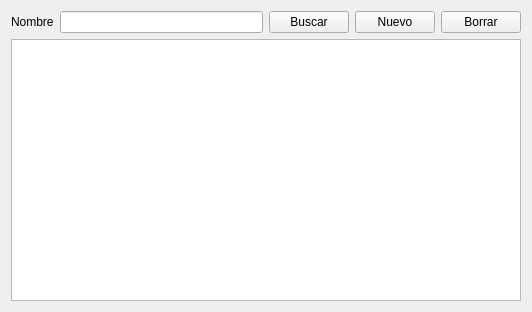
<?xml version="1.0" encoding="UTF-8"?>
<ui version="4.0">
 <class>Form</class>
 <widget class="QWidget" name="Form">
  <property name="geometry">
   <rect>
    <x>0</x>
    <y>0</y>
    <width>532</width>
    <height>312</height>
   </rect>
  </property>
  <property name="windowTitle">
   <string>Form</string>
  </property>
  <layout class="QVBoxLayout" name="verticalLayout">
   <item>
    <layout class="QHBoxLayout" name="horizontalLayout">
     <item>
      <widget class="QLabel" name="label">
       <property name="text">
        <string>Nombre</string>
       </property>
      </widget>
     </item>
     <item>
      <widget class="QLineEdit" name="eTPName"/>
     </item>
     <item>
      <widget class="QPushButton" name="bTPSearch">
       <property name="text">
        <string>Buscar</string>
       </property>
      </widget>
     </item>
     <item>
      <widget class="QPushButton" name="bTPNew">
       <property name="text">
        <string>Nuevo</string>
       </property>
      </widget>
     </item>
     <item>
      <widget class="QPushButton" name="bTPDelete">
       <property name="text">
        <string>Borrar</string>
       </property>
      </widget>
     </item>
    </layout>
   </item>
   <item>
    <widget class="QTableView" name="v_tpay">
     <property name="selectionMode">
      <enum>QAbstractItemView::SingleSelection</enum>
     </property>
     <property name="selectionBehavior">
      <enum>QAbstractItemView::SelectRows</enum>
     </property>
     <attribute name="horizontalHeaderCascadingSectionResizes">
      <bool>true</bool>
     </attribute>
     <attribute name="horizontalHeaderStretchLastSection">
      <bool>true</bool>
     </attribute>
     <attribute name="verticalHeaderVisible">
      <bool>false</bool>
     </attribute>
    </widget>
   </item>
  </layout>
 </widget>
 <tabstops>
  <tabstop>eTPName</tabstop>
  <tabstop>bTPSearch</tabstop>
  <tabstop>bTPNew</tabstop>
  <tabstop>v_tpay</tabstop>
  <tabstop>bTPDelete</tabstop>
 </tabstops>
 <resources/>
 <connections/>
</ui>
